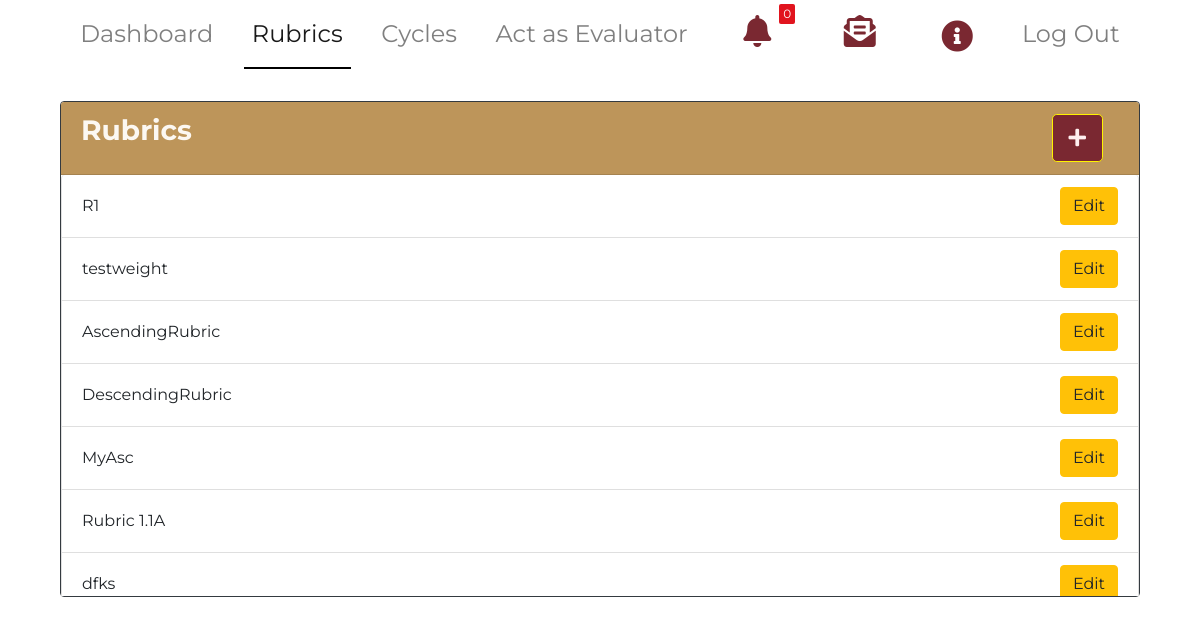
The page /rubrics on the database its author committed.
### main/models.py (models this page shows, shortened)
class Rubric(models.Model):
    title = models.CharField(max_length=200, blank=True, default="Untitled")
    isWeighted = models.BooleanField(null=True, default=False)
    max_row = models.PositiveIntegerField(null=True)
    max_col = models.PositiveIntegerField(null=True)
    created_by = models.CharField(max_length=200)
    assigned_to = models.ManyToManyField(Evaluator)
    ascending = models.BooleanField(null=True, default=True)
    coordinator = models.ForeignKey(CoOrdinator,null=True,on_delete=models.CASCADE)

### main/views.py (the view)
# urls.py: path('rubrics', views.rubrics, name = 'rubrics'),
def rubrics(request):
    rubrics = Rubric.objects.all()
    context = {'evaluator': Evaluator.objects.all(),'rubrics':rubrics, 'rubric': 'active','notification_count' : Notification.objects.filter(read=False).count(),
    'notifications' : Notification.objects.filter(read=False).order_by('-created_at')}
    return render(request, 'main/rubrics.html', context)

### main/templates/main/rubrics.html
{% extends  'main/adminbase.html' %}
{%load static%}
{%block body_block%}
    <div class = "container-fluid ">
      <div class = "container" id = "main_content">
        <div class = "col col-lg-12 col-md-12 col-sm-12">
                    <div  class = "card border-dark mb-3 justify-content-center" >
                      <h3 class = "card-header title">
                      <div class = "d-flex justify-content-between">
                        <span>Rubrics</span>
                        <a href= "{%url 'main:test_rubric'%}" type="button" class="btn btn-primary btn-lg mr-3" >
                           <i class="fas fa-plus"></i>
                         </a>
                        </div>
                      </h3>
                        <ul id = "over" class="list-group" style="overflow-y:scroll; height: 50vh">
                            {%for rubric in rubrics%}
                            <li class="list-group-item d-flex justify-content-between align-items-center">
                                {{rubric.title}}
                            <a href = "{%url 'main:edit_rubric' rubric.id%}" class = "btn btn-warning">Edit</a>
                             </li>
                            {%endfor%}
                        </ul>
                    </div>
</div>
</div>
</div>
{%endblock%}

### main/static/css/landing.css (style rules this page uses)
body { font-family: Montserrat, Lato, 'Nunito Sans', Helvetica, Arial, Platino, Garamond, Bookman, Lucidia; }
body { height: 100vh; }
.btn-primary { color: #ffefef !important; background-color: #7a2831 !important; border-color: #fff300; }
.card-header { background-color: rgb(219,217,214) z-index:0; }
.card-header { background-color: #BD955A; color: rgb(252, 248, 242); }
.card-header span { color: rgb(252, 248, 242); }

### main/templates/main/navbar.html (style rules this page uses)
ul li a { color:#FFF; text-decoration:none; padding:6px 15px; cursor:pointer; }
h3 { display:block; color:#333; font-weight:bold; padding:8px; margin:0; border-bottom:solid 1px rgba(100, 100, 100, .30); }

### rows shown on the page
Rubric: title "R1"
Rubric: title "testweight"
Rubric: title "AscendingRubric"
Rubric: title "DescendingRubric"
Rubric: title "MyAsc"
Rubric: title "Rubric 1.1A"
Rubric: title "dfks"

### other values the page prints
{{ notification_count }} "0"
